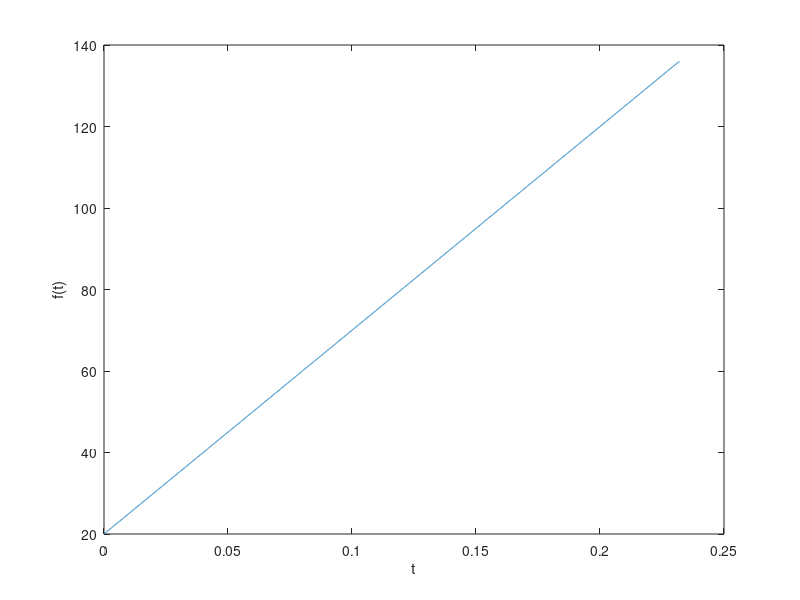

MATLAB code for this plot:
close all
clear all
clc

%Programa para crear se�al de entrada al yin

SR=44100;
t=[0:1/SR:10*0.0232];
frecTeorica=20+500*t;
sinusoide=cos(2*pi*frecTeorica.*t);



%grafica la entrada generada
%figure (1)
%plot (t,sinusoide)
%xlabel ("t");
%ylabel ("sin (wt)");

figure (2)
plot (t,frecTeorica)
xlabel ("t");
ylabel ("f(t)");

%
%%escribe archivo txt con entrada
%formato:
%SR cantidad de muestras
%e(0) e(1) e(2) ....

fid=fopen('entrada3.txt','w');
fprintf(fid,'%d %d\n',SR,size(t,2));

for i=1:size(t,2)
fprintf(fid,'%f ',sinusoide(i));
end

fclose(fid);